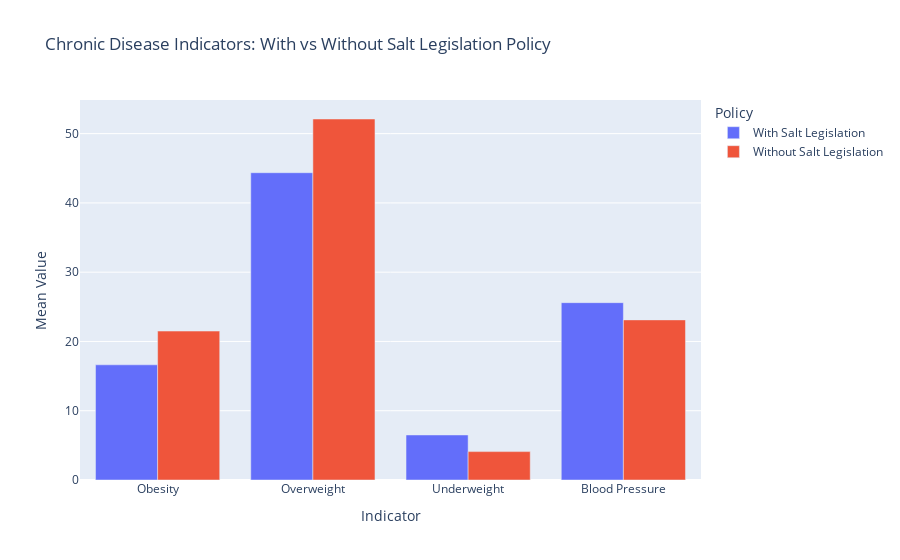

Notebook cell for this chart:
### Markdown cell above
### Public Health Campaigns on Nutrition Have Led to Better Dietary Choices Among the Population
Public health campaigns focused on nutrition have shown to significantly improve dietary choices and reduce obesity rates among populations. Studies and interventions from various regions provide compelling evidence of their effectiveness.

For instance, community-based interventions like the High Obesity Program (HOP) in Hidalgo County, Texas, have successfully increased access to healthy foods and physical activity. These initiatives, driven by community needs assessments, have demonstrated long-term solutions for obesity prevention by enhancing local infrastructure and promoting healthy living environments (CDC, 2018).

The Change4Life Smart Swaps campaign in England and Wales is another example. This campaign encouraged families to make healthier dietary choices, such as swapping high-fat dairy products for lower-fat alternatives and reducing sugar intake. Participants in the intervention group reported significant improvements in their diet, showing the impact of targeted public health messaging on behavior change (Cambridge, 2014).

Mass media campaigns have also played a crucial role. The LiveLighter campaign in Western Australia, which graphically depicted the harmful effects of visceral fat and sugary drinks, achieved high recall rates and led to significant reductions in the consumption of sugary drinks. This campaign highlighted the power of visual and engaging public health messages in shifting public attitudes and behaviors towards healthier lifestyles (Obesity Evidence Hub).

These examples underscore the importance of well-designed public health policies and campaigns in promoting better dietary choices and reducing obesity rates. Effective public health initiatives, supported by educational efforts and community involvement, can lead to significant improvements in public health outcomes.


#### The effectiveness of health policies
The impact of public campaigns on healthy eating can be clearly observed through the analysis of chronic disease indicators in relation to nutritional policies, as evidenced by the data presented in the plots. These plots illustrate significant differences in obesity, overweight, underweight, and blood pressure rates between countries that have implemented health policies and those that have not. Such differences underscore the effectiveness of public health campaigns and policies aimed at improving dietary choices among the population.

##### Salt Legislation Policy
In countries with salt legislation policies, the average obesity and overweight rates are notably lower compared to those without such policies. This suggests that public health campaigns promoting the dangers of excessive salt intake and encouraging healthier alternatives have successfully influenced dietary behavior. By reducing the consumption of high-sodium foods, these countries have managed to decrease the prevalence of obesity and overweight individuals, highlighting the positive outcomes of targeted nutritional policies.


##### Overall Impact
The visual representations in the plots provide evidence that public health campaigns and policies are instrumental in guiding populations towards healthier dietary habits. The clear reductions in obesity and overweight rates in countries with salt legislation suggest that these policies, supported by effective public education campaigns, have a profound impact on public health. These findings reinforce the argument that well-designed public health initiatives and policies can lead to significant improvements in dietary choices and overall health outcomes.

### Code cell
#Click to see code
# Filter data based on salt legislation policy
data_with_salt_policy = data[data['salt_legislation_policy'] == 'Yes']
data_without_salt_policy = data[data['salt_legislation_policy'] == 'No']

# Calculate mean values for chronic disease indicators
mean_with_salt_policy = data_with_salt_policy[['obesity_mean_2011_2016', 'overweight_mean_2011_2016', 'underweight_mean_2011_2016', 'blood_pressure_mean_2011_2015']].mean()
mean_without_salt_policy = data_without_salt_policy[['obesity_mean_2011_2016', 'overweight_mean_2011_2016', 'underweight_mean_2011_2016', 'blood_pressure_mean_2011_2015']].mean()

# Combine the means into a single dataframe
mean_comparison = pd.DataFrame({
    'Indicator': ['Obesity', 'Overweight', 'Underweight', 'Blood Pressure'],
    'With Salt Legislation': mean_with_salt_policy.values,
    'Without Salt Legislation': mean_without_salt_policy.values
})

# Melt the dataframe for Plotly
mean_comparison_melted = mean_comparison.melt(id_vars='Indicator', value_vars=['With Salt Legislation', 'Without Salt Legislation'], var_name='Policy', value_name='Mean Value')

# Plot the data with Plotly
fig = px.bar(mean_comparison_melted, x='Indicator', y='Mean Value', color='Policy', barmode='group',
             title='Chronic Disease Indicators: With vs Without Salt Legislation Policy')
fig.show()

### Figure 1 — Plotly figure (JSON) as saved in the notebook; plotly's stock layout.template omitted (floating-point values rounded to 4 significant figures)
{"data": [{"alignmentgroup": "True", "hovertemplate": "Policy=With Salt Legislation<br>Indicator=%{x}<br>Mean Value=%{y}<extra></extra>", "legendgroup": "With Salt Legislation", "marker": {"color": "#636efa", "pattern": {"shape": ""}}, "name": "With Salt Legislation", "offsetgroup": "With Salt Legislation", "orientation": "v", "showlegend": true, "textposition": "auto", "type": "bar", "x": ["Obesity", "Overweight", "Underweight", "Blood Pressure"], "xaxis": "x", "y": [16.63, 44.36, 6.502, 25.6], "yaxis": "y"}, {"alignmentgroup": "True", "hovertemplate": "Policy=Without Salt Legislation<br>Indicator=%{x}<br>Mean Value=%{y}<extra></extra>", "legendgroup": "Without Salt Legislation", "marker": {"color": "#EF553B", "pattern": {"shape": ""}}, "name": "Without Salt Legislation", "offsetgroup": "Without Salt Legislation", "orientation": "v", "showlegend": true, "textposition": "auto", "type": "bar", "x": ["Obesity", "Overweight", "Underweight", "Blood Pressure"], "xaxis": "x", "y": [21.5, 52.11, 4.097, 23.11], "yaxis": "y"}], "layout": {"autosize": true, "barmode": "group", "legend": {"title": {"text": "Policy"}, "tracegroupgap": 0}, "title": {"text": "Chronic Disease Indicators: With vs Without Salt Legislation Policy"}, "xaxis": {"anchor": "y", "autorange": true, "domain": [0, 1], "range": [-0.5, 3.5], "title": {"text": "Indicator"}, "type": "category"}, "yaxis": {"anchor": "x", "autorange": true, "domain": [0, 1], "range": [0, 54.86], "title": {"text": "Mean Value"}, "type": "linear"}}}
